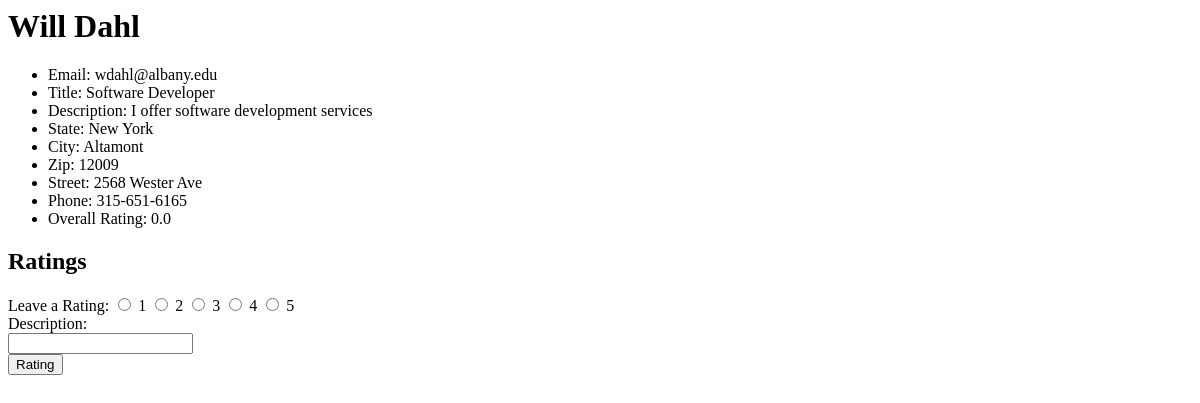
The page /RateMyServices/4&4/ on the database as committed earlier.
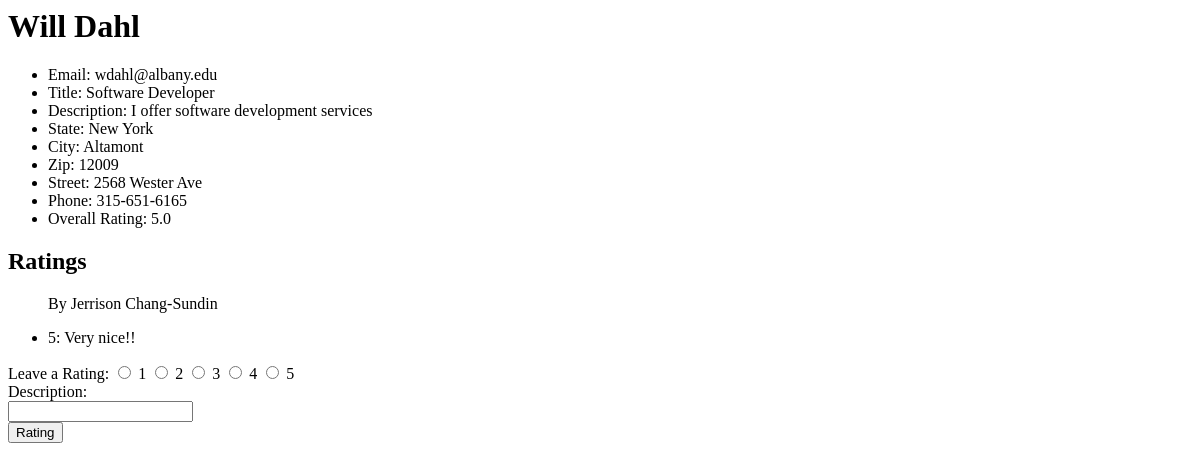
The same page on the database as committed later.
### RateMyServices/models.py (models this page shows, shortened)
class ProfessionalUser(models.Model):
	generalUserID = models.ForeignKey(User, on_delete=models.CASCADE)
	title = models.CharField(max_length=30, default='')
	description = models.CharField(max_length=200, default='')
	avg_rating = models.FloatField(default=0.0)
	isPlatinum = models.BooleanField(default=False)
	isDiamond = models.BooleanField(default=False)

class Rating(models.Model):
	rater = models.ForeignKey(User, on_delete=models.CASCADE)
	provider = models.ForeignKey(ProfessionalUser, on_delete=models.CASCADE)
	service = models.ForeignKey(Service, on_delete=models.CASCADE, default=None)
	rating = models.IntegerField()
	description = models.CharField(max_length=200)
	verified = models.BooleanField(default=False)

### accounts/models.py (models this page shows, shortened)
class User(AbstractBaseUser):
    email   = models.EmailField(max_length=255,unique=True)
    active  = models.BooleanField(default=True)
    staff   = models.BooleanField(default=False) # a admin user; non super-user
    admin   = models.BooleanField(default=False) # a superuser
    first_name  = models.CharField(max_length=30,null=True,blank=False)
    last_name   = models.CharField(max_length=30,null=True,blank=False)
    professional = models.BooleanField(default=False)
    state       = models.CharField(max_length=30,null=True,blank=False)
    city        = models.CharField(max_length=30,null=True,blank=False)
    zips        = models.CharField(max_length=5,null=True,blank=False)
    street      = models.CharField(max_length=100,null=True,blank=False)
    phone       = models.CharField(max_length=12,null=True,blank=False)
    profile_image = models.ImageField(upload_to='profile_pics/', blank=True)
    USERNAME_FIELD = 'email'
    REQUIRED_FIELDS = ['first_name','last_name'] # Email & Password are required by default.
    objects = UserManager()

### RateMyServices/views.py (the view)
# urls.py: path('<int:professionaluser_id>&<int:generaluser_id>/', views.user_profile, name='user_profile'),
def user_profile(request, professionaluser_id, generaluser_id):
	pUser = get_object_or_404(ProfessionalUser, id=professionaluser_id)
	gUser = get_object_or_404(User, id=generaluser_id)
	return render(request, 'RateMyServices/user_profile.html', {'pUser': pUser, 'gUser': gUser})

### RateMyServices/templates/RateMyServices/user_profile.html (shortened to what this page needs)
<h1>{{ pUser.generalUserID.first_name }} {{ pUser.generalUserID.last_name }}</h1>
<ul>
	<li>Email: {{ pUser.generalUserID.email }}</li>
	<li>Title: {{ pUser.title }}</li>
	<li>Description: {{ pUser.description }}</li>
	<li>State: {{ pUser.generalUserID.state }}</li>
	<li>City: {{ pUser.generalUserID.city }}</li>
	<li>Zip: {{ pUser.generalUserID.zips }}</li>
	<li>Street: {{ pUser.generalUserID.street }}</li>
	<li>Phone: {{ pUser.generalUserID.phone }}</li>
	<li>Overall Rating: {{ pUser.avg_rating }}</li>
</ul>
<h2>Ratings</h2>
<ul>
	{% for rating in pUser.rating_set.all %}
	<p>By {{ rating.rater.first_name }} {{ rating.rater.last_name }}</p>
	<li>{{ rating.rating }}: {{ rating.description}}</li>
	{% endfor %}
</ul>
<form action="{% url 'RateMyServices:rate' pUser.id gUser.id%}" method="post">
	Leave a Rating:
	<input type="radio" name="rating" id="rating1" value="1">
	<label for="rating1">1</label>
	<input type="radio" name="rating" id="rating2" value="2">
	<label for="rating2">2</label>
	<input type="radio" name="rating" id="rating3" value="3">
	<label for="rating3">3</label>
	<input type="radio" name="rating" id="rating4" value="4">
	<label for="rating4">4</label>
	<input type="radio" name="rating" id="rating5" value="5">
	<label for="rating5">5</label>
	<br>
	Description:<br>
	<input type="text" name="description"><br>
	<input type="submit" value="Rating">

Rows that differ between the two databases and show on the page:
changed ProfessionalUser "Software Developer": avg_rating "0.0" → "5.0"
added Rating: rater.first_name "Jerrison", rater.last_name "Chang-Sundin", rating "5", description "Very nice!!"
